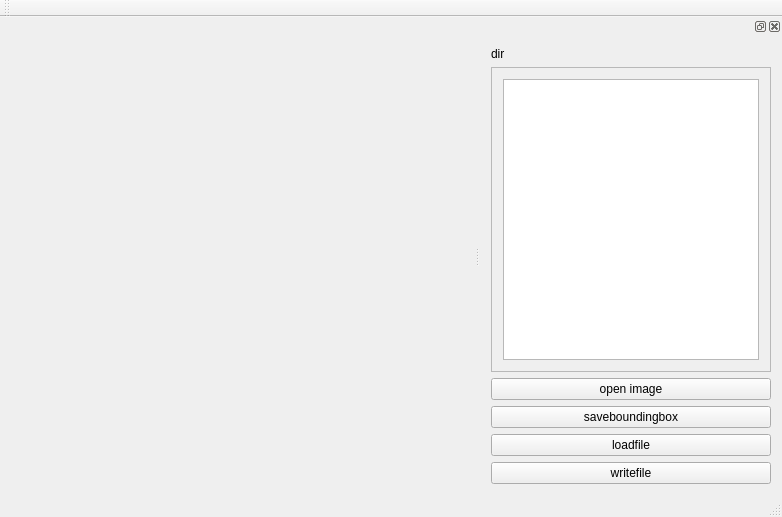
<?xml version="1.0" encoding="UTF-8"?>
<ui version="4.0">
 <class>MainWindow</class>
 <widget class="QMainWindow" name="MainWindow">
  <property name="geometry">
   <rect>
    <x>0</x>
    <y>0</y>
    <width>782</width>
    <height>517</height>
   </rect>
  </property>
  <property name="windowTitle">
   <string>MainWindow</string>
  </property>
  <widget class="QWidget" name="centralWidget"/>
  <widget class="QMenuBar" name="menuBar">
   <property name="geometry">
    <rect>
     <x>0</x>
     <y>0</y>
     <width>782</width>
     <height>23</height>
    </rect>
   </property>
  </widget>
  <widget class="QToolBar" name="mainToolBar">
   <attribute name="toolBarArea">
    <enum>TopToolBarArea</enum>
   </attribute>
   <attribute name="toolBarBreak">
    <bool>false</bool>
   </attribute>
  </widget>
  <widget class="QStatusBar" name="statusBar"/>
  <widget class="QDockWidget" name="dockWidget">
   <attribute name="dockWidgetArea">
    <number>2</number>
   </attribute>
   <widget class="QWidget" name="dockWidgetContents">
    <layout class="QGridLayout" name="gridLayout_2">
     <item row="1" column="0">
      <widget class="QScrollArea" name="scrollArea">
       <property name="widgetResizable">
        <bool>true</bool>
       </property>
       <widget class="QWidget" name="scrollAreaWidgetContents">
        <property name="geometry">
         <rect>
          <x>0</x>
          <y>0</y>
          <width>274</width>
          <height>284</height>
         </rect>
        </property>
        <layout class="QGridLayout" name="gridLayout">
         <item row="0" column="0">
          <widget class="QListView" name="listView"/>
         </item>
        </layout>
       </widget>
      </widget>
     </item>
     <item row="2" column="0">
      <widget class="QPushButton" name="openImage">
       <property name="text">
        <string>open image</string>
       </property>
      </widget>
     </item>
     <item row="0" column="0">
      <widget class="QLabel" name="directory">
       <property name="text">
        <string>dir</string>
       </property>
      </widget>
     </item>
     <item row="3" column="0">
      <widget class="QPushButton" name="saveboundingbox">
       <property name="text">
        <string>saveboundingbox</string>
       </property>
      </widget>
     </item>
     <item row="5" column="0">
      <widget class="QPushButton" name="writefile">
       <property name="text">
        <string>writefile</string>
       </property>
      </widget>
     </item>
     <item row="4" column="0">
      <widget class="QPushButton" name="loadfile">
       <property name="text">
        <string>loadfile</string>
       </property>
      </widget>
     </item>
    </layout>
   </widget>
  </widget>
 </widget>
 <layoutdefault spacing="6" margin="11"/>
 <resources/>
 <connections/>
</ui>
